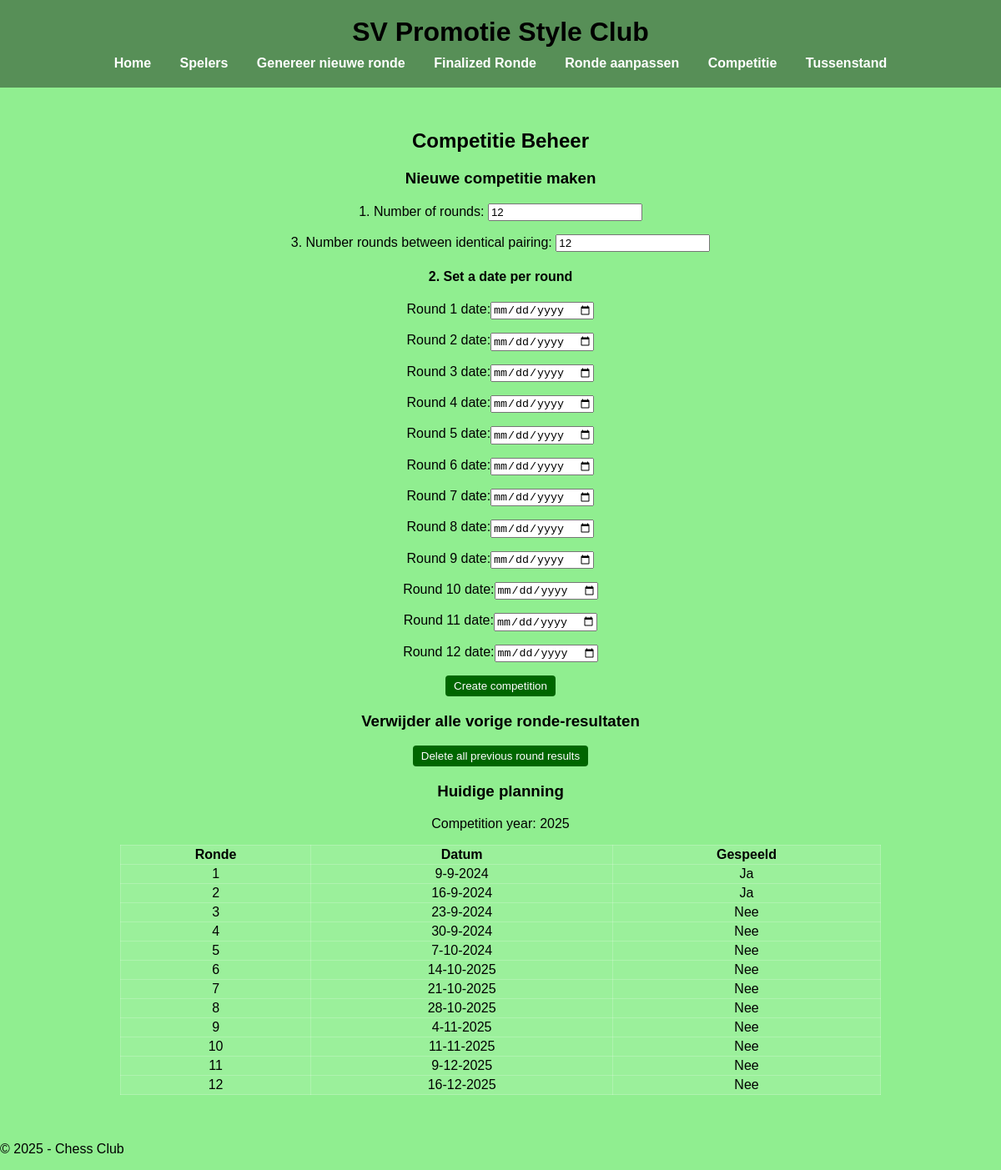
/competition, run on an earlier commit of the app's database.
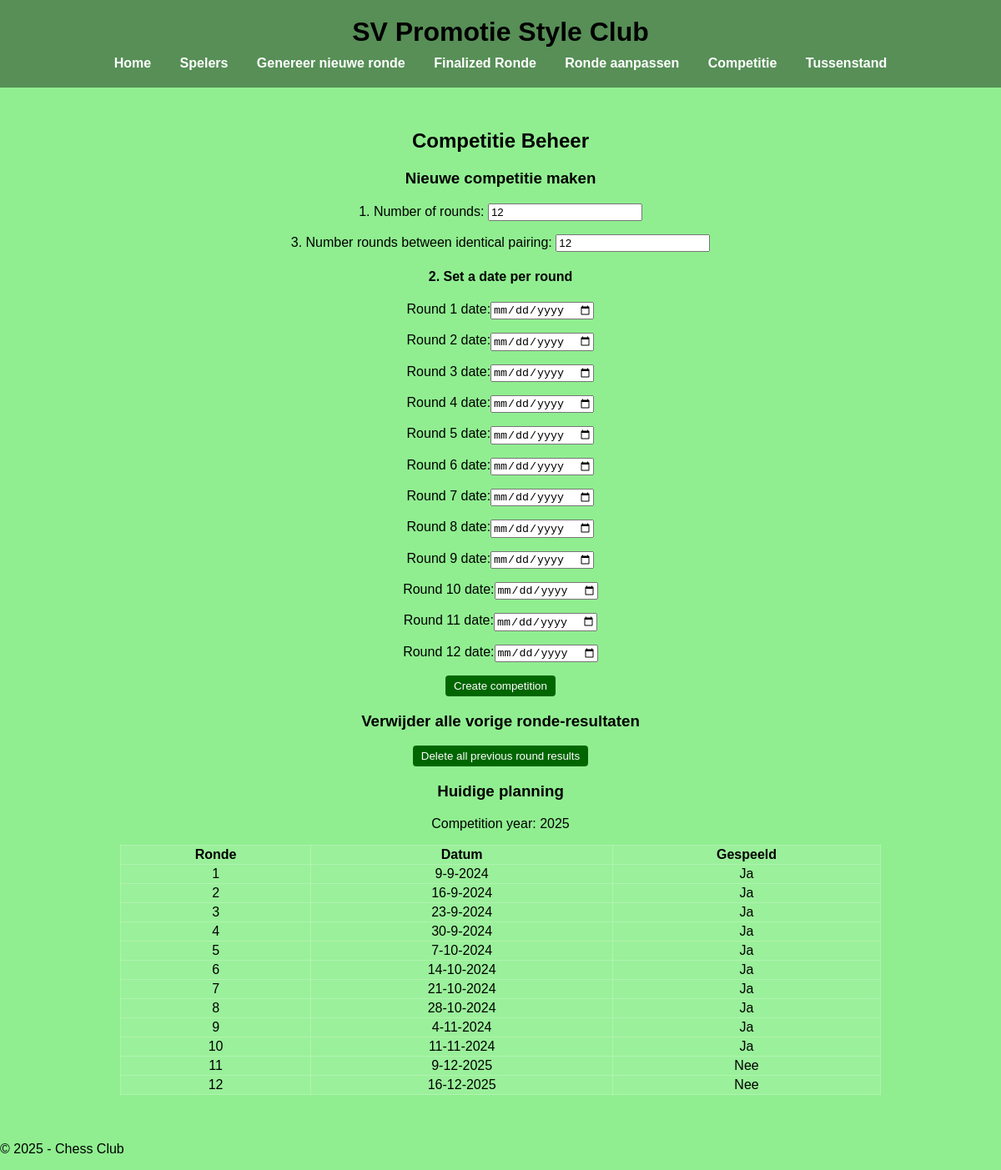
And on a later commit of the database.
### tables this page shows
CREATE TABLE Settings(
    Id text PRIMARY KEY,
    Name text NOT NULL,
    Value text NOT NULL,
    Description text,
    Last_Update datetime NOT NULL DEFAULT CURRENT_TIMESTAMP
);

CREATE TABLE Rounds(
    Id int PRIMARY KEY,
    Period text NOT NULL,
    RoundNumber int NOT NULL,
    Year int NOT NULL,
    Date date NOT NULL,
    Played boolean NOT NULL DEFAULT false,
    Last_Update datetime NOT NULL DEFAULT CURRENT_TIMESTAMP
);

### app.py (the view)
@app.route("/competition")
def competition():
    settings_rows = query_db(
        "SELECT Name, Value FROM Settings WHERE Name IN ('NumberOfPeriodRounds', 'NumberOfNonCompete', 'Year')"
    )
    settings_map = {name: value for name, value in settings_rows}
    rounds = query_db("SELECT Id, Date, Played FROM Rounds ORDER BY Id ASC")
    round_dates = [r[1] for r in rounds]
    return render_template(
        "competition.html",
        rounds=rounds,
        round_dates=round_dates,
        number_of_rounds=int(settings_map.get("NumberOfPeriodRounds", 0) or 0),
        non_compete=int(settings_map.get("NumberOfNonCompete", 0) or 0),
        competition_year=settings_map.get("Year", "-"),
    )

### app.py (called while the page is built)
def query_db(query, args=(), one=False):
    conn = sqlite3.connect(DATABASE)
    cursor = conn.cursor()
    cursor.execute(query, args)
    rows = cursor.fetchall()
    conn.close()
    return rows if not one else rows[0] if rows else None

### templates/competition.html (shortened to what this page needs)
{% extends "base.html" %}
{% block content %}
  <h2>Competitie Beheer</h2>
  <h3>Nieuwe competitie maken</h3>
  <form method="POST" action="/competition/create" id="competition-form">
    <p>
      <label for="number_of_rounds">1. Number of rounds:</label>
      <input type="number" id="number_of_rounds" name="number_of_rounds" min="1" value="{{ number_of_rounds if number_of_rounds > 0 else 1 }}" required>
    </p>
    <p>
      <label for="non_compete_rounds">3. Number rounds between identical pairing:</label>
      <input type="number" id="non_compete_rounds" name="non_compete_rounds" min="0" value="{{ non_compete }}" required>
    </p>
    <h4>2. Set a date per round</h4>
    <div id="round-dates"></div>
    <button type="submit" class="btn">Create competition</button>
  </form>
  <h3>Verwijder alle vorige ronde-resultaten</h3>
  <form method="POST" action="/competition/reset-results" onsubmit="return confirm('Alle vorige resultaten worden verwijderd. Doorgaan?');">
    <button type="submit" class="btn">Delete all previous round results</button>
  </form>
  <h3>Huidige planning</h3>
  <p>Competition year: {{ competition_year }}</p>
  <table>
    <thead>
      <tr><th>Ronde</th><th>Datum</th><th>Gespeeld</th></tr>
    </thead>
    <tbody>
      {% for r in rounds %}
      <tr>
        <td>{{ r[0] }}</td>
        <td>{{ r[1] }}</td>
        <td>{% if r[2] == 1 %}Ja{% else %}Nee{% endif %}</td>
      </tr>
      {% endfor %}
    </tbody>
  </table>
{% endblock %}

### templates/base.html (shortened to what this page needs)
<!DOCTYPE html>
<html>
<head>
  <link rel="stylesheet" href="{{ url_for('static', filename='style.css') }}">
</head>
<body>
  <header>
    <h1>SV Promotie Style Club</h1>
    <nav>
      <a href="/">Home</a>
      <a href="/spelers">Spelers</a>
      <a href="/player-overview">Genereer nieuwe ronde</a>
      <a href="/finalized_round">Finalized Ronde</a>
      <a href="/round-editor">Ronde aanpassen</a>
      <a href="/competition">Competitie</a>
      <a href="/player_ranking">Tussenstand</a>
    </nav>
  </header>
  <main>
    {% block content %}{% endblock %}
  </main>
  <footer>
    <p>&copy; 2025 - Chess Club</p>
  </footer>
</body>
</html>

### static/style.css (style rules this page uses)
body { margin: 0; font-family: Arial, sans-serif; color: black; background: #90ee90; min-height: 100vh; }
header { text-align: center; padding: 20px; background: rgba(0, 0, 0, 0.4); }
header h1 { margin: 0; }
nav { margin-top: 10px; }
nav a { color: #fff; text-decoration: none; margin: 0 15px; font-weight: bold; }
main { padding: 30px; text-align: center; }
table { margin: 10px auto; width: 80%; border-collapse: collapse; background: rgba(255,255,255,0.1); }
th, td { padding: 2px; border: 1px solid rgba(255,255,255,0.2); }
button { background: #006600; color: white; border: none; padding: 5px 10px; cursor: pointer; border-radius: 4px; }

What changed in the data, as far as the page shows it:
changed Rounds id 3: Played "Nee" → "Ja"
changed Rounds id 4: Played "Nee" → "Ja"
changed Rounds id 5: Played "Nee" → "Ja"
changed Rounds id 6: Date "14-10-2025" → "14-10-2024"; Played "Nee" → "Ja"
changed Rounds id 7: Date "21-10-2025" → "21-10-2024"; Played "Nee" → "Ja"
changed Rounds id 8: Date "28-10-2025" → "28-10-2024"; Played "Nee" → "Ja"
changed Rounds id 9: Date "4-11-2025" → "4-11-2024"; Played "Nee" → "Ja"
changed Rounds id 10: Date "11-11-2025" → "11-11-2024"; Played "Nee" → "Ja"
